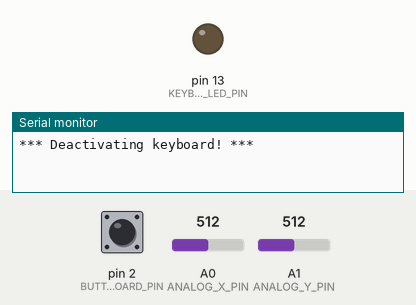
This sketch was run on a simulated Arduino Leonardo, built with avr-gcc and run on an emulated ATmega32U4. Shown: output pins drawn as LEDs (lit = HIGH), the last lines printed to the serial monitor. Inputs (shaded band) come from the test bench; at power-on: pin 2 (BUTTON_TOGGLE_KEYBOARD_PIN) HIGH, A0 (ANALOG_X_PIN) = 512, A1 (ANALOG_Y_PIN) = 512. USB keyboard and mouse output is not drawn.

Above: at 1.2 s.
1.3 s: pin 2 (BUTTON_TOGGLE_KEYBOARD_PIN) pulled LOW for 0.15 s
At 2.5 s:
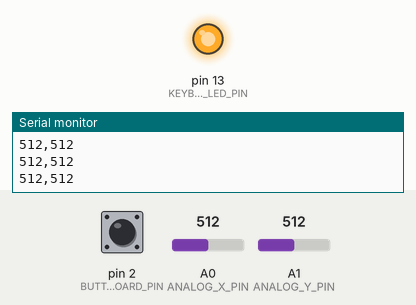
2.9 s: pin 2 (BUTTON_TOGGLE_KEYBOARD_PIN) pulled LOW for 1 s
At 4.3 s:
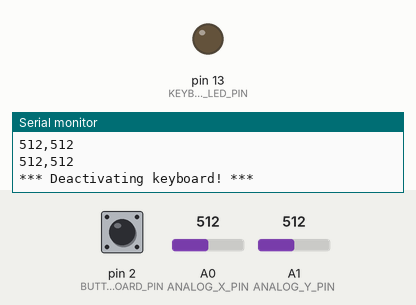
5.4 s: pin 2 (BUTTON_TOGGLE_KEYBOARD_PIN) pulled LOW for 3.2 s
At 6.9 s:
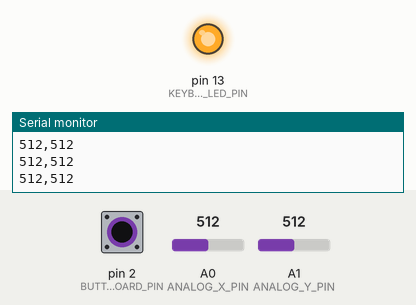
Timing chart, 0 to 8.4 s (numbered marks = the images above; inputs shaded):
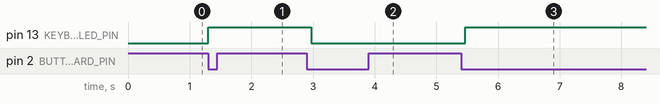

Measured:
- after the input at 1.3 s, pin 13 (KEYBOARD_ON_LED_PIN): LOW → HIGH at once
- after the input at 2.9 s, pin 13 (KEYBOARD_ON_LED_PIN): HIGH → LOW after 0.07 s
- after the input at 5.4 s, pin 13 (KEYBOARD_ON_LED_PIN): LOW → HIGH after 0.07 s

The sketch:

AnalogKeyboardPrint.ino
```cpp
/* Sends the analog input on A0 and A1 as comma separated keyboard values, which can be read
 * in by a program running on the computer (including p5js). For example, if A0 is 283
 * and A1 is 768, this sketch will "press" the following keys in sequence:
 *   2
 *   8
 *   3
 *   ,
 *   7
 *   6
 *   8
 *   \n
 * Which can then be parsed by a computer program running on your laptop/computer.
 *
 * Note: the keyboard starts in OFF mode so as not to write random text all over the place.
 * You can enable it by pressing a toggle button hooked up to pin 2 (with a pull-up configuration).
 *
 * As an example, run this sketch on your Arduino, then check out the 'Analog Keyboard'
 * p5js sketch:
 *  - https://editor.p5js.org/jonfroehlich/sketches/f060jgy7
 *
 * This sketch will work with any 32u4- or SAMD-based boards like the Arduino
 * Leondardo, Esplora, Zero, Due, which can appear as a native mouse and/or keyboard
 * when connected to the computer via USB.

 *
 * By Jon Froehlich
 * @jonfroehlich
 * http://makeabilitylab.io
 */
#include <Keyboard.h> // https://www.arduino.cc/reference/en/language/functions/usb/keyboard/518,519

// Analog in pins
const int ANALOG_X_PIN = A0;
const int ANALOG_Y_PIN = A1;
const int MAX_ANALOG_VAL = 1023;

// Digital I/O pins
const int BUTTON_TOGGLE_KEYBOARD_PIN = 2;
const int KEYBOARD_ON_LED_PIN = 13;

boolean isKeyboardActive = false;
int prevKeyboardToggleVal = HIGH;

void setup() {
  pinMode(BUTTON_TOGGLE_KEYBOARD_PIN, INPUT_PULLUP);
  pinMode(KEYBOARD_ON_LED_PIN, OUTPUT);

  // Turn on serial for debugging
  Serial.begin(9600);

  // Importantly, we need to start with the keyboard off
  // So that it doesn't immediately start to inadvertently
  // type text everywhere :)
  activateKeyboard(false);
}

void activateKeyboard(boolean turnKeyboardOn){
  if(turnKeyboardOn){
    Serial.println("*** Activating keyboard! ***");
    digitalWrite(KEYBOARD_ON_LED_PIN, HIGH);
    Keyboard.begin();
  }else{
    Serial.println("*** Deactivating keyboard! ***");
    digitalWrite(KEYBOARD_ON_LED_PIN, LOW);
    Keyboard.end();
  }

  isKeyboardActive = turnKeyboardOn;
}

void loop() {

  int keyboardToggleVal = digitalRead(BUTTON_TOGGLE_KEYBOARD_PIN);
  if(keyboardToggleVal != prevKeyboardToggleVal){
    if(keyboardToggleVal == LOW){ // button pressed
      activateKeyboard(!isKeyboardActive);
    }
  }

  if(isKeyboardActive){
    int xVal = analogRead(ANALOG_X_PIN);
    int yVal = analogRead(ANALOG_Y_PIN);
    Keyboard.print(xVal);
    Keyboard.print(",");
    Keyboard.println(yVal);

    // for debugging
    Serial.print(xVal);
    Serial.print(",");
    Serial.println(yVal);
  }

  delay(100);
  prevKeyboardToggleVal = keyboardToggleVal;
}
```
